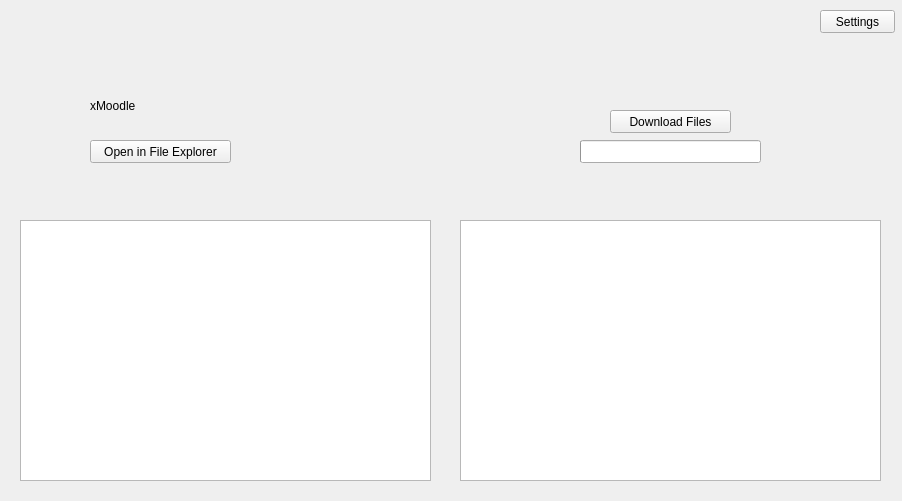
<?xml version="1.0" encoding="UTF-8"?>
<ui version="4.0">
 <class>Form</class>
 <widget class="QWidget" name="Form">
  <property name="geometry">
   <rect>
    <x>0</x>
    <y>0</y>
    <width>902</width>
    <height>501</height>
   </rect>
  </property>
  <property name="windowTitle">
   <string>Form</string>
  </property>
  <widget class="QLabel" name="xMoodle">
   <property name="geometry">
    <rect>
     <x>90</x>
     <y>80</y>
     <width>141</width>
     <height>51</height>
    </rect>
   </property>
   <property name="text">
    <string>xMoodle</string>
   </property>
  </widget>
  <widget class="QPushButton" name="settingsButton">
   <property name="geometry">
    <rect>
     <x>820</x>
     <y>10</y>
     <width>75</width>
     <height>23</height>
    </rect>
   </property>
   <property name="text">
    <string>Settings</string>
   </property>
  </widget>
  <widget class="QListWidget" name="filesList">
   <property name="geometry">
    <rect>
     <x>20</x>
     <y>220</y>
     <width>411</width>
     <height>261</height>
    </rect>
   </property>
  </widget>
  <widget class="QListWidget" name="assignmentsList">
   <property name="geometry">
    <rect>
     <x>460</x>
     <y>220</y>
     <width>421</width>
     <height>261</height>
    </rect>
   </property>
  </widget>
  <widget class="QPushButton" name="explorerButton">
   <property name="enabled">
    <bool>true</bool>
   </property>
   <property name="geometry">
    <rect>
     <x>90</x>
     <y>140</y>
     <width>141</width>
     <height>23</height>
    </rect>
   </property>
   <property name="text">
    <string>Open in File Explorer</string>
   </property>
  </widget>
  <widget class="QProgressBar" name="progressBar">
   <property name="enabled">
    <bool>true</bool>
   </property>
   <property name="geometry">
    <rect>
     <x>580</x>
     <y>140</y>
     <width>181</width>
     <height>23</height>
    </rect>
   </property>
   <property name="statusTip">
    <string/>
   </property>
   <property name="value">
    <number>0</number>
   </property>
   <property name="textVisible">
    <bool>false</bool>
   </property>
   <property name="format">
    <string/>
   </property>
  </widget>
  <widget class="QPushButton" name="downloadButton">
   <property name="geometry">
    <rect>
     <x>610</x>
     <y>110</y>
     <width>121</width>
     <height>23</height>
    </rect>
   </property>
   <property name="text">
    <string>Download Files</string>
   </property>
  </widget>
 </widget>
 <resources/>
 <connections/>
</ui>
